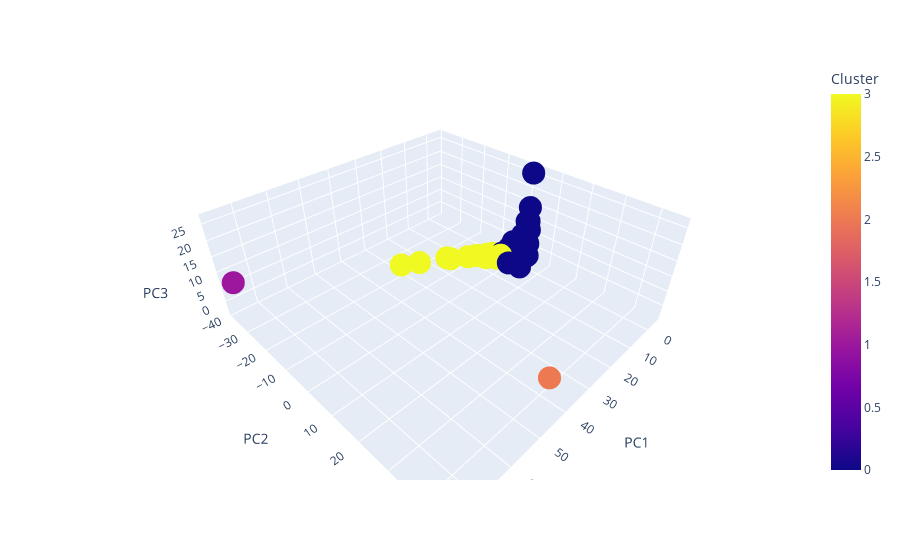

The notebook cell this image was saved under:
### Markdown cell above
**Principal Components Interpretation**

PC1:
 - focus on everything but inflation

PC2:
 - focus on labor force and population
 - low weigh on Inflation too 

PC3:
 - focus mainly on gdp and imports

**=> currently low cumulative explained variance ratio caused by our data (about 0.85%); 10+ components needed for high ratio**

### Code cell
import plotly.graph_objects as go

# Create an interactive scatter plot using plotly
fig = px.scatter_3d(df_pivoted, x='PC1', y='PC2',z='PC3', color='Cluster', hover_name=df_pivoted.index)

# Show the interactive plot
fig.show()

### Figure 1 — Plotly figure (JSON) as saved in the notebook; plotly's stock layout.template omitted (floating-point values rounded to 4 significant figures; data arrays with more than 128 entries replaced by an {"elided": "..."} marker saying what was removed)
{"data": [{"hovertemplate": "<b>%{hovertext}</b><br><br>PC1=%{x}<br>PC2=%{y}<br>PC3=%{z}<br>Cluster=%{marker.color}<extra></extra>", "hovertext": {"elided": "163 str values"}, "legendgroup": "", "marker": {"color": {"elided": "163 int values"}, "coloraxis": "coloraxis", "symbol": "circle"}, "mode": "markers", "name": "", "scene": "scene", "showlegend": false, "type": "scatter3d", "x": {"elided": "163 float values"}, "y": {"elided": "163 float values"}, "z": {"elided": "163 float values"}}], "layout": {"coloraxis": {"colorbar": {"title": {"text": "Cluster"}}, "colorscale": [[0, "#0d0887"], [0.1111, "#46039f"], [0.2222, "#7201a8"], [0.3333, "#9c179e"], [0.4444, "#bd3786"], [0.5556, "#d8576b"], [0.6667, "#ed7953"], [0.7778, "#fb9f3a"], [0.8889, "#fdca26"], [1, "#f0f921"]]}, "legend": {"tracegroupgap": 0}, "margin": {"t": 60}, "scene": {"domain": {"x": [0, 1], "y": [0, 1]}, "xaxis": {"title": {"text": "PC1"}}, "yaxis": {"title": {"text": "PC2"}}, "zaxis": {"title": {"text": "PC3"}}}}}
